Frame 1 (no input): blank canvas, image omitted
Frame 60 (the mouse pressed at the canvas centre just before this capture): blank canvas, image omitted
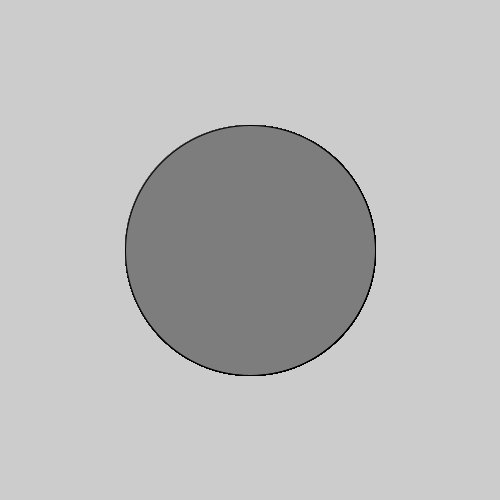
Frame 120 (the mouse held since frame 60 and released just before this capture)

The Processing sketch whose frames 1 and 60 were blank and that drew this single picture after the mouse press (run headless with seeded random() and noise(); from frame 60 on, the mouse is pressed at the canvas centre):

// Processing sketch: colorCon_mouseX_y_mouseY
// ── colorCon_mouseX_y_mouseY.pde
void setup(){
  size(500,500);
}

void draw(){
  println(mouseX);
  fill(mouseX/2,mouseY/2,mouseX/2);
  ellipse(mouseX, mouseY, mouseX,mouseY);
}
